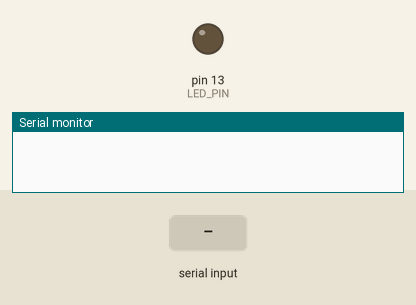
The sketch below on a simulated Arduino Uno, built with avr-gcc and run on an emulated ATmega328P. Shown: output pins drawn as LEDs (lit = HIGH), the last lines printed to the serial monitor. The inputs (shaded band) are chosen by the test bench.

Above: at 1.2 s.
1.3 s: "a\n" received over Serial
At 2.2 s:
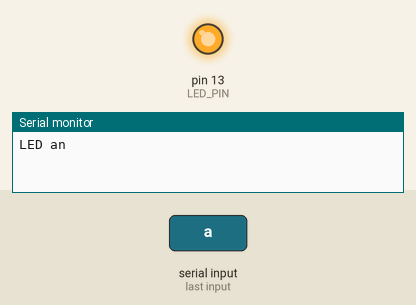
2.8 s: "1\n" received over Serial
At 3.3 s:
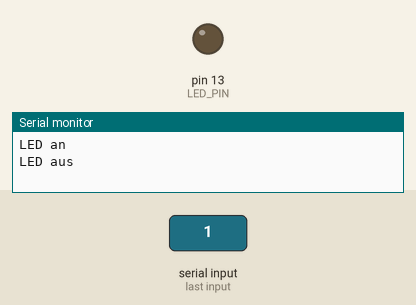
Timing chart, 0 to 5.8 s (numbered marks = the images above; inputs shaded):
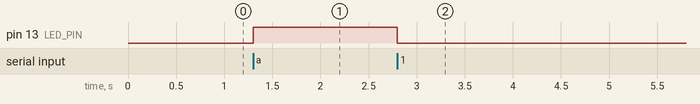

The sketch:

032A_Kontrollstrukturen1.ino
```cpp
#define LED_PIN 13 // Definiert den Pin für die LED

void setup() {
  pinMode(LED_PIN, OUTPUT); // Setzt den LED-Pin als Ausgang
  Serial.begin(9600); // Startet die serielle Kommunikation mit 9600 Baud
}

void loop() {
  if (Serial.available() > 0) { // Prüft, ob Daten im seriellen Puffer verfügbar sind
    char input = Serial.read(); // Liest das nächste Zeichen aus dem seriellen Puffer

    // Überprüft, ob das eingelesene Zeichen kein Zeilenumbruch ist
    if (input != '\n') {
      switch (input) { // switch-Anweisung mit der Eingabe als Vergleichsvariable
        case 'a': // Fall: der Benutzer hat 'a' eingegeben
          digitalWrite(LED_PIN, HIGH); // Schaltet die LED ein
          Serial.println("LED an"); // Gibt "LED an" auf dem seriellen Monitor aus
          break;

        default: // Standardfall: alle anderen Eingaben
          digitalWrite(LED_PIN, LOW); // Schaltet die LED aus
          Serial.println("LED aus"); // Gibt "LED aus" auf dem seriellen Monitor aus
          break;
      }
    }
  }
}
```

Measured:
- after the input at 1.3 s, pin 13 (LED_PIN): LOW → HIGH at once
- after the input at 2.8 s, pin 13 (LED_PIN): HIGH → LOW at once
